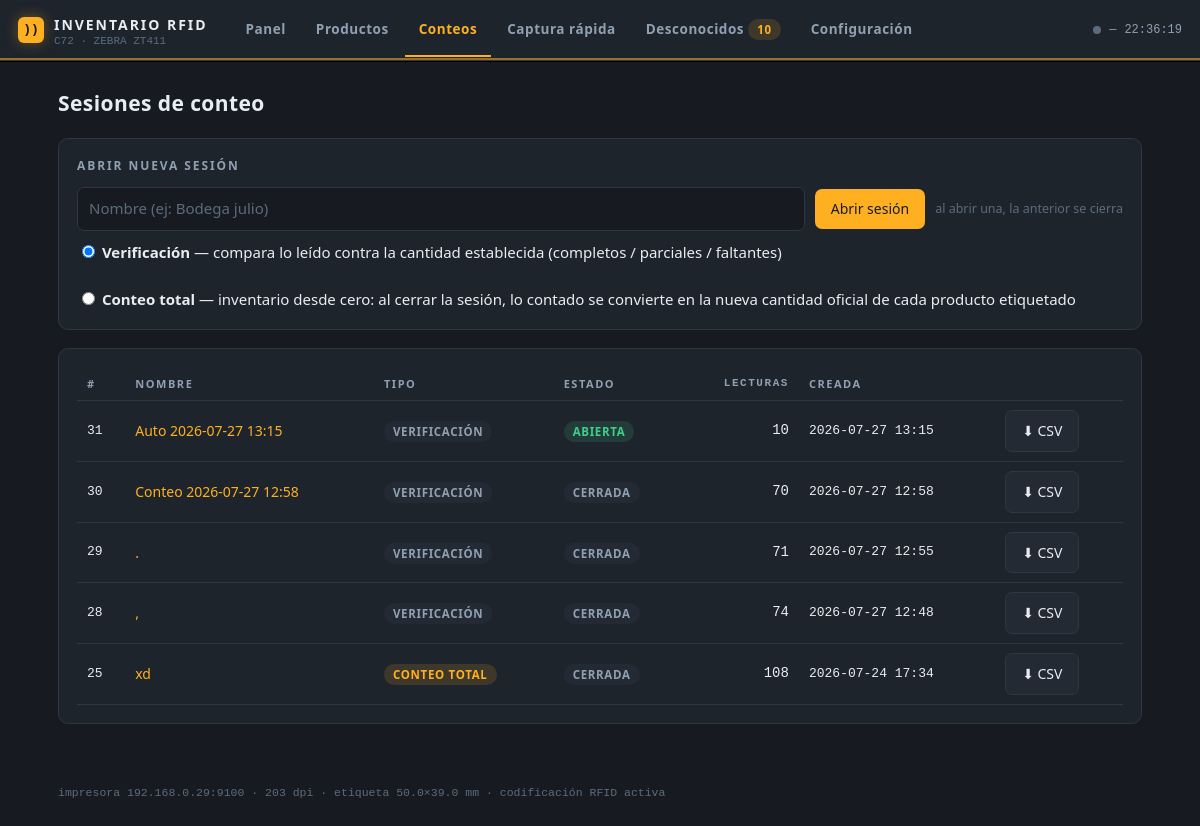
The app's page /sesiones, older data.
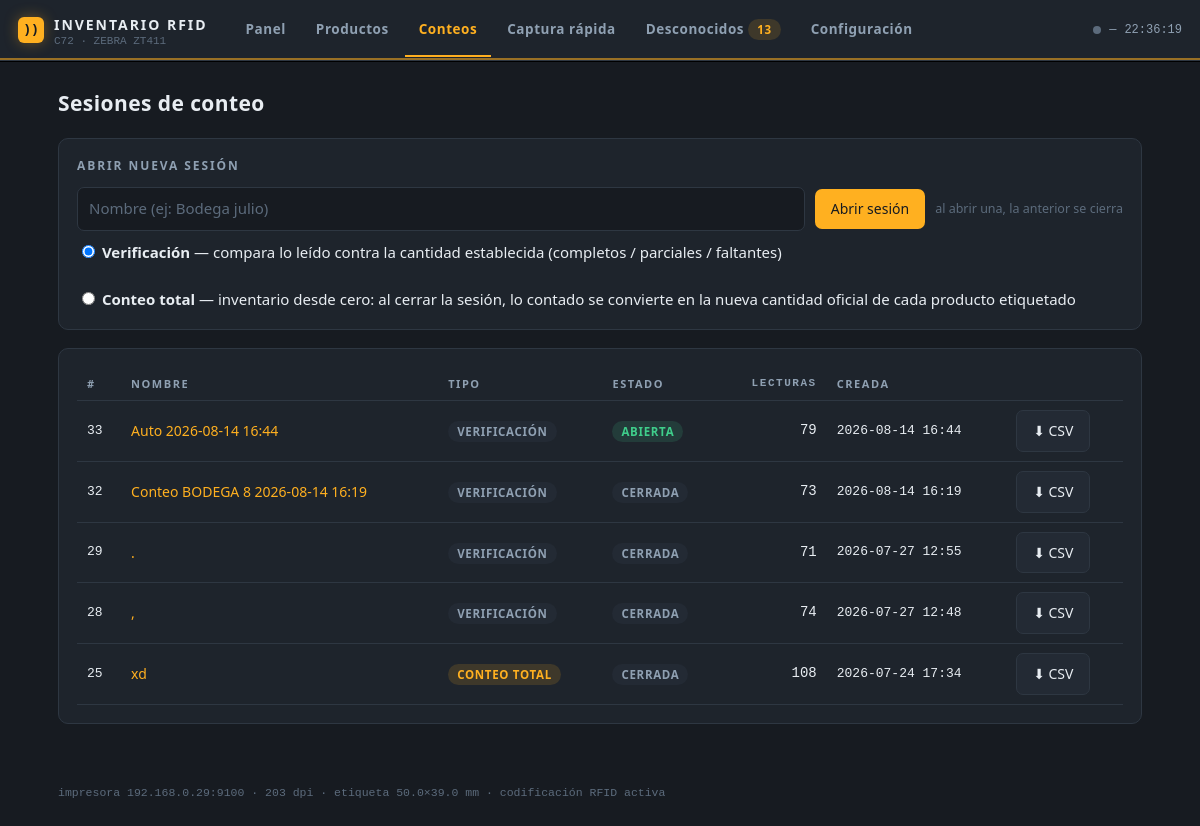
The same page, newer data.
### tables this page shows
CREATE TABLE sesiones(
        id INTEGER PRIMARY KEY AUTOINCREMENT,
        nombre TEXT, estado TEXT DEFAULT 'abierta', creada TEXT, tipo TEXT DEFAULT 'verificacion', bodega TEXT DEFAULT '');

### app.py (the view)
@app.route("/sesiones", methods=["GET", "POST"])
def sesiones():
    d = db()
    if request.method == "POST":
        d.execute("UPDATE sesiones SET estado='cerrada' WHERE estado='abierta'")
        crear_sesion(d, request.form.get("nombre") or None,
                     request.form.get("tipo") or "verificacion")
        return redirect(url_for("sesiones"))
    rows = d.execute("""SELECT s.*, COUNT(l.id) n FROM sesiones s
                        LEFT JOIN lecturas l ON l.sesion_id=s.id
                        GROUP BY s.id ORDER BY s.id DESC""").fetchall()
    return page("sesiones", rows=rows)

### app.py (called while the page is built)
def cfg():
    if not os.path.exists(CFG):
        with open(CFG, "w", encoding="utf-8") as f:
            json.dump(DEFAULT_CFG, f, indent=2, ensure_ascii=False)
    with open(CFG, encoding="utf-8") as f:
        c = DEFAULT_CFG.copy(); c.update(json.load(f)); return c

def db():
    if "db" not in g:
        g.db = sqlite3.connect(DB)
        g.db.row_factory = sqlite3.Row
    return g.db

def page(name, **kw):
    nd = db().execute("""SELECT COUNT(DISTINCT epc) FROM lecturas
                         WHERE epc NOT IN (SELECT epc FROM tags)""").fetchone()[0]
    return render_template(name + ".html", pg=name, c=cfg(), nd=nd, **kw)

### templates/sesiones.html (shortened to what this page needs)
{% extends "base.html" %}{% block body %}
<div class="titulo"><h1>Sesiones de conteo</h1></div>
<div class="card">
  <h3>Abrir nueva sesión</h3>
  <form method="post">
    <div class="formfila">
      <input name="nombre" placeholder="Nombre (ej: Bodega julio)" style="flex:1;min-width:220px">
      <button>Abrir sesión</button>
      <span class="ayuda">al abrir una, la anterior se cierra</span>
    </div>
    <div style="margin-top:10px;display:flex;gap:24px;flex-wrap:wrap">
      <label style="cursor:pointer"><input type="radio" name="tipo" value="verificacion" checked>
        <b>Verificación</b> — compara lo leído contra la cantidad establecida
        (completos / parciales / faltantes)</label>
      <label style="cursor:pointer"><input type="radio" name="tipo" value="total">
        <b>Conteo total</b> — inventario desde cero: al cerrar la sesión, lo contado
        se convierte en la nueva cantidad oficial de cada producto etiquetado</label>
    </div>
  </form>
</div>
<div class="card"><div class="tablewrap">
<table>
  <thead><tr><th>#</th><th>Nombre</th><th>Tipo</th><th>Estado</th>
  <th class="num">Lecturas</th><th>Creada</th><th></th></tr></thead>
  <tbody>
  {% for s in rows %}
  <tr>
    <td class="mono">{{s['id']}}</td>
    <td><a href="/sesiones/{{s['id']}}">{{s['nombre']}}</a></td>
    <td><span class="tag {{'warn' if s['tipo']=='total' else 'gris'}}">{{'conteo total' if s['tipo']=='total' else 'verificación'}}</span></td>
    <td><span class="tag {{'ok' if s['estado']=='abierta' else 'gris'}}">{{s['estado']}}</span></td>
    <td class="num">{{s['n']}}</td>
    <td class="mono">{{s['creada'][:16].replace('T',' ')}}</td>
    <td><a class="btn sec mini" href="/sesiones/{{s['id']}}/csv">⬇ CSV</a></td>
  </tr>
  {% endfor %}
  </tbody>
</table></div>
</div>
{% endblock %}

### templates/base.html (shortened to what this page needs)
<!doctype html><html lang="es"><head>
<link rel="stylesheet" href="/static/app.css">
</head><body>
<header>
  <div class="brand">
    <div class="chip">))</div>
    <div><b>INVENTARIO&nbsp;RFID</b><small>C72 · ZEBRA ZT411</small></div>
  </div>
  <nav>
    <a href="/" class="{{'on' if pg=='home'}}">Panel</a>
    <a href="/productos" class="{{'on' if pg in ('productos','imprimir')}}">Productos</a>
    <a href="/sesiones" class="{{'on' if pg in ('sesiones','sesion')}}">Conteos</a>
    <a href="/captura" class="{{'on' if pg=='captura'}}">Captura rápida</a>
    <a href="/desconocidos" class="{{'on' if pg=='desconocidos'}}">Desconocidos{% if nd %} <span class="tag warn">{{nd}}</span>{% endif %}</a>
    <a href="/config" class="{{'on' if pg=='config'}}">Configuración</a>
  </nav>
  <div class="hdr-estado">
    <span class="punto" id="dot-sesion"></span><span id="txt-sesion">—</span>
    <span id="reloj"></span>
  </div>
</header>
<main>
{% block body %}{% endblock %}
</main>
<footer>impresora {{c['impresora_ip']}}:{{c['impresora_puerto']}} · {{c['dpi']}} dpi · etiqueta {{c['etiqueta_ancho_mm']}}×{{c['etiqueta_alto_mm']}} mm{% if c['codificar_rfid'] %} · codificación RFID activa{% endif %}</footer>
</body></html>

### static/app.css (style rules this page uses)
:root { --bg:#171B21; --panel:#1E242C; --panel2:#232A34; --line:#2E3742; --tx:#E8EDF2; --dim:#8FA0B2; --dim2:#5C6B7C; --acc:#FFB020; --acc-dk:#26364a00; --ok:#3FCE8B; --bad:#F0564B; --warn:#FFB020; --mono:"Cascadia Mono",Consolas,ui-monospace,"Courier New",monospace; --sans:"Segoe UI",system-ui,-apple-system,sans-serif; --r:10px; }
* { box-sizing:border-box }
html { scroll-behavior:smooth }
body { margin:0;background:var(--bg);color:var(--tx);font:15px/1.55 var(--sans) }
a { color:var(--acc);text-decoration:none }
header { position:sticky;top:0;z-index:10; display:flex;align-items:center;gap:2px;flex-wrap:wrap; padding:0 18px;background:var(--panel); border-bottom:1px solid var(--line); box-shadow:0 1px 0 #000, inset 0 -2px 0 rgba(255,176,32,.55); }
.brand { display:flex;align-items:center;gap:10px;margin-right:22px;padding:13px 0 }
.brand .chip { width:26px;height:26px;border-radius:6px;background:var(--acc); display:grid;place-items:center;color:#171B21;font-weight:800;font-size:13px; font-family:var(--mono);box-shadow:0 0 14px rgba(255,176,32,.35); }
.brand b { letter-spacing:.14em;font-size:14px }
.brand small { color:var(--dim2);font-family:var(--mono);font-size:11px;display:block;line-height:1 }
nav { display:flex;gap:2px;flex-wrap:wrap }
nav a { padding:15px 14px;color:var(--dim);font-weight:600;font-size:13.5px; letter-spacing:.04em;border-bottom:2px solid transparent;margin-bottom:-1px; }
nav a.on { color:var(--acc);border-bottom-color:var(--acc) }
.hdr-estado { margin-left:auto;display:flex;align-items:center;gap:8px; font-family:var(--mono);font-size:12px;color:var(--dim);padding:8px 0 }
.punto { width:8px;height:8px;border-radius:50%;background:var(--dim2) }
main { max-width:1120px;margin:26px auto 60px;padding:0 18px }
.titulo { display:flex;align-items:baseline;gap:12px;flex-wrap:wrap;margin:0 0 18px }
.titulo h1 { font-size:21px;margin:0;letter-spacing:.02em }
.card { background:var(--panel);border:1px solid var(--line);border-radius:var(--r); padding:18px;margin-bottom:18px }
.card h3 { margin:0 0 12px;font-size:12px;color:var(--dim); text-transform:uppercase;letter-spacing:.16em;font-weight:700 }
.tablewrap { overflow-x:auto }
table { width:100%;border-collapse:collapse;font-size:14px }
th { color:var(--dim);font-size:11px;text-transform:uppercase;letter-spacing:.14em; text-align:left;padding:8px 10px;border-bottom:1px solid var(--line);white-space:nowrap }
td { padding:9px 10px;border-bottom:1px solid var(--line);vertical-align:middle }
.mono { font-family:var(--mono);font-size:13px }
.num { text-align:right;font-family:var(--mono) }
input,select { background:var(--bg);border:1px solid var(--line);color:var(--tx); padding:9px 11px;border-radius:7px;font:inherit;min-width:0 }
input::placeholder { color:var(--dim2) }
button,.btn { background:var(--acc);border:0;color:#171B21;font-weight:700; padding:9px 16px;border-radius:7px;cursor:pointer;font:inherit;font-size:14px; display:inline-flex;align-items:center;gap:6px;white-space:nowrap }
button.sec,.btn.sec { background:var(--panel2);color:var(--tx);border:1px solid var(--line) }
.formfila { display:flex;gap:10px;flex-wrap:wrap;align-items:center }
.tag { padding:3px 9px;border-radius:99px;font-size:11.5px;font-weight:700; letter-spacing:.06em;text-transform:uppercase;white-space:nowrap }
.tag.ok { background:rgba(63,206,139,.14);color:var(--ok) }
.tag.warn { background:rgba(255,176,32,.14);color:var(--warn) }
.tag.gris { background:var(--panel2);color:var(--dim) }
.ayuda { color:var(--dim2);font-size:12.5px }
footer { max-width:1120px;margin:0 auto;padding:0 18px 30px; color:var(--dim2);font-family:var(--mono);font-size:11.5px }

Row changes from the older to the newer data that the page shows:
removed sesiones: id "31", nombre "Auto 2026-07-27 13:15", tipo "VERIFICACIÓN", estado "ABIERTA", n "10", creada "2026-07-27 13:15"
removed sesiones: id "30", nombre "Conteo 2026-07-27 12:58", tipo "VERIFICACIÓN", estado "CERRADA", n "70", creada "2026-07-27 12:58"
added sesiones: id "33", nombre "Auto 2026-08-14 16:44", tipo "VERIFICACIÓN", estado "ABIERTA", n "79", creada "2026-08-14 16:44"
added sesiones: id "32", nombre "Conteo BODEGA 8 2026-08-14 16:19", tipo "VERIFICACIÓN", estado "CERRADA", n "73", creada "2026-08-14 16:19"
Text that changed along with them:
{{ nd }}: "10" → "13"
